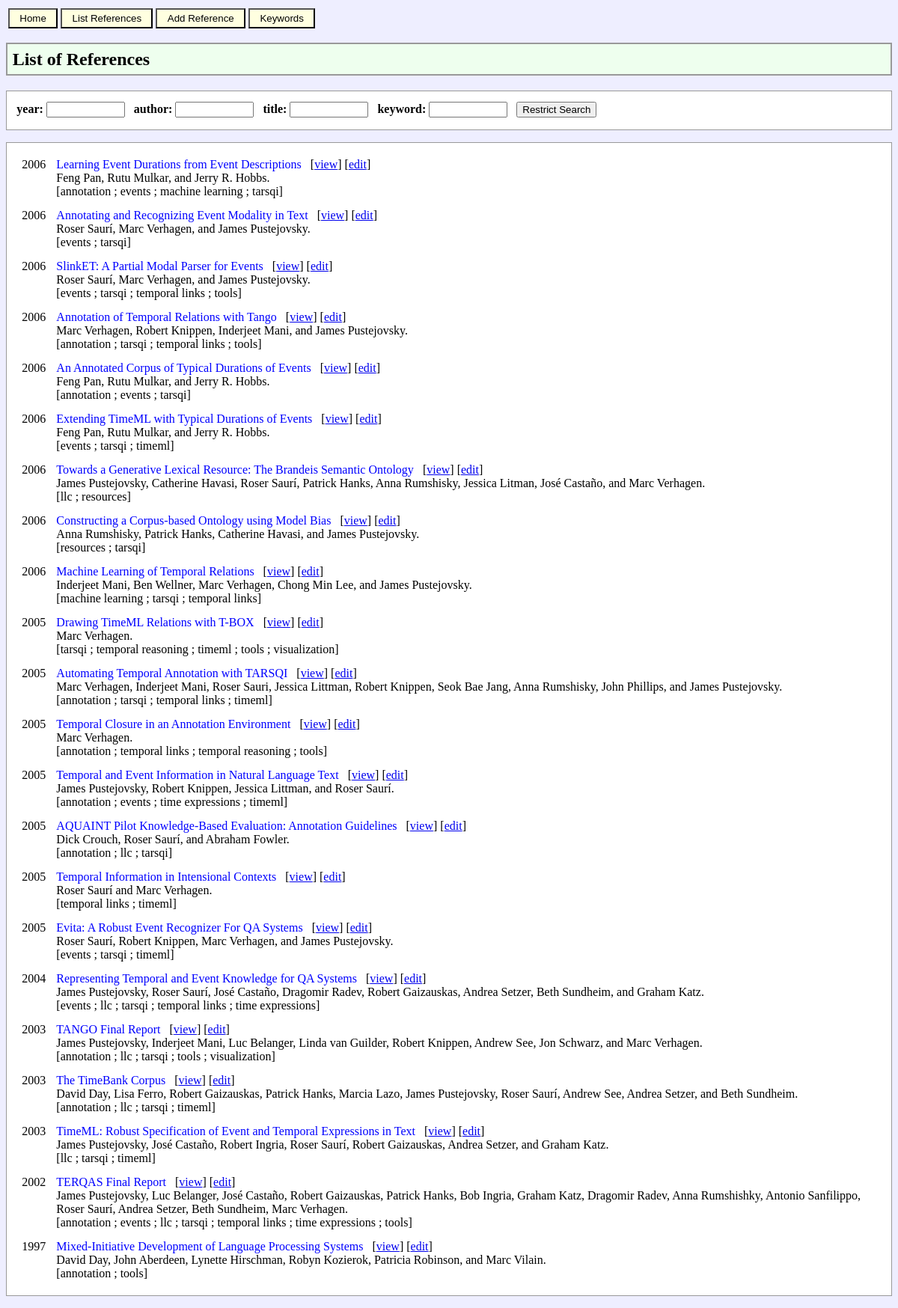
/publications/references/list-references.php, run on the app's committed database.
### publications/references/utils.php (called while the page is built, shortened)
<?php
require("connection-local.php");
$debugging = false;
$MAIN_TABLE = 'refs-main';
$db_conn = mysql_connect($hostname, $username, $password);
function dbSelect($query,$caller)
{
  $result = dbQuery($query, $caller);
  if ($result) {
    $rows = array();
    while ($row = mysql_fetch_row($result)) { $rows[] = $row; }
    return $rows;
  } else {
    return $result;
  }
}
function dbQuery($query, $caller)
{
  global $db_conn, $debugging;
  $result = mysql_query($query, $db_conn);
  return $result;
}
?>

### publications/references/list-references.php (the view, shortened to what this page needs)
<?php
require("utils.php");
$year = $HTTP_GET_VARS['year'];
$author = $HTTP_GET_VARS['author'];
$title = $HTTP_GET_VARS['title'];
$keyword = $HTTP_GET_VARS['keyword'];
$WHERE = '';
$query = "SELECT * FROM `$MAIN_TABLE` $WHERE ORDER BY year DESC;";
$rows = dbSelect($query, 'list-references.php');
?>
<html>
<body>
<h2>List of References</h2>
<div class=search>
<form action="list-references.php" method=GET>
<b>year:</b>
<input type="text" name="year" size="10" value="<?php echo $year ?>">&nbsp;&nbsp;
<b>author:</b>
<input type="text" name="author" size="10" value="<?php echo $author ?>">&nbsp;&nbsp;
<b>title:</b>
<input type="text" name="title" size="10" value="<?php echo $title ?>">&nbsp;&nbsp;
<b>keyword:</b>
<input type="text" name="keyword" size="10" value="<?php echo $keyword ?>">&nbsp;&nbsp;
<input type="submit" value="Restrict Search">
</form>
</div>
<p>
<table cellpadding="7" cellspacing="0" class="listings">
<?php
foreach ($rows as $row)
{
  $id = $row[0];
  $year = $row[1];
  $author = $row[2];
  $title = $row[3];
  $keywords = $row[4];
  echo "<tr>\n";
  echo "  <td valign=\"top\">$year\n";
  echo "  <td valign=\"top\">\n";
  echo "     <font color=blue>$title</font>&nbsp;&nbsp;";
  echo "     [<a href=show-reference.php?action=show&id=$id>view</a>]";
  echo "     [<a href=edit-reference.php?id=$id>edit</a>]<br>\n";
  echo "     $author.<br>\n";
  echo "     [$keywords]\n";
}
?>
</table>
</html>

### publications/references/refs.css (style rules this page uses)
body { background-color: lightyellow; background-color: #eeeeff; }
h2 { background-color: #eeffee; border: 2px solid #999999; padding: 5pt; margin-top: 0pt; }
.search { border: 1px solid #999999; background-color: white; font-weight: bold; padding-left: 10pt; padding-top: 10pt; }
.listings { border: 1px solid #999999; background-color: white; padding: 10pt; }
.button { background-color: lightyellow; padding: 3pt; padding-left: 10pt; padding-right: 10pt; }

### data on the page
refs-main: year "2006", title "Learning Event Durations from Event Descriptions", author "Feng Pan, Rutu Mulkar, and Jerry R. Hobbs", keywords "annotation ; events ; machine learning ; tarsqi"
refs-main: year "2006", title "Annotating and Recognizing Event Modality in Text", author "Roser Saurí, Marc Verhagen, and James Pustejovsky", keywords "events ; tarsqi"
refs-main: year "2006", title "SlinkET: A Partial Modal Parser for Events", author "Roser Saurí, Marc Verhagen, and James Pustejovsky", keywords "events ; tarsqi ; temporal links ; tools"
refs-main: year "2006", title "Annotation of Temporal Relations with Tango", author "Marc Verhagen, Robert Knippen, Inderjeet Mani, and James Pustejovsky", keywords "annotation ; tarsqi ; temporal links ; tools"
refs-main: year "2006", title "An Annotated Corpus of Typical Durations of Events", author "Feng Pan, Rutu Mulkar, and Jerry R. Hobbs", keywords "annotation ; events ; tarsqi"
refs-main: year "2006", title "Extending TimeML with Typical Durations of Events", author "Feng Pan, Rutu Mulkar, and Jerry R. Hobbs", keywords "events ; tarsqi ; timeml"
refs-main: year "2006", title "Towards a Generative Lexical Resource: The Brandeis Semantic Ontology", author "James Pustejovsky, Catherine Havasi, Roser Saurí, Patrick Hanks, Anna Rumshisky, Jessica Litman, José Castaño, and Marc Verhagen", keywords "llc ; resources"
refs-main: year "2006", title "Constructing a Corpus-based Ontology using Model Bias", author "Anna Rumshisky, Patrick Hanks, Catherine Havasi, and James Pustejovsky", keywords "resources ; tarsqi"
refs-main: year "2006", title "Machine Learning of Temporal Relations", author "Inderjeet Mani, Ben Wellner, Marc Verhagen, Chong Min Lee, and James Pustejovsky", keywords "machine learning ; tarsqi ; temporal links"
refs-main: year "2005", title "Drawing TimeML Relations with T-BOX", author "Marc Verhagen", keywords "tarsqi ; temporal reasoning ; timeml ; tools ; visualization"
refs-main: year "2005", title "Automating Temporal Annotation with TARSQI", author "Marc Verhagen, Inderjeet Mani, Roser Sauri, Jessica Littman, Robert Knippen, Seok Bae Jang, Anna Rumshisky, John Phillips, and James Pustejovsky", keywords "annotation ; tarsqi ; temporal links ; timeml"
refs-main: year "2005", title "Temporal Closure in an Annotation Environment", author "Marc Verhagen", keywords "annotation ; temporal links ; temporal reasoning ; tools"
refs-main: year "2005", title "Temporal and Event Information in Natural Language Text", author "James Pustejovsky, Robert Knippen, Jessica Littman, and Roser Saurí", keywords "annotation ; events ; time expressions ; timeml"
refs-main: year "2005", title "AQUAINT Pilot Knowledge-Based Evaluation: Annotation Guidelines", author "Dick Crouch, Roser Saurí, and Abraham Fowler", keywords "annotation ; llc ; tarsqi"
refs-main: year "2005", title "Temporal Information in Intensional Contexts", author "Roser Saurí and Marc Verhagen", keywords "temporal links ; timeml"
refs-main: year "2005", title "Evita: A Robust Event Recognizer For QA Systems", author "Roser Saurí, Robert Knippen, Marc Verhagen, and James Pustejovsky", keywords "events ; tarsqi ; timeml"
refs-main: year "2004", title "Representing Temporal and Event Knowledge for QA Systems", author "James Pustejovsky, Roser Saurí, José Castaño, Dragomir Radev, Robert Gaizauskas, Andrea Setzer, Beth Sundheim, and Graham Katz", keywords "events ; llc ; tarsqi ; temporal links ; time expressions"
refs-main: year "2003", title "TANGO Final Report", author "James Pustejovsky, Inderjeet Mani, Luc Belanger, Linda van Guilder, Robert Knippen, Andrew See, Jon Schwarz, and Marc Verhagen", keywords "annotation ; llc ; tarsqi ; tools ; visualization"
refs-main: year "2003", title "The TimeBank Corpus", author "David Day, Lisa Ferro, Robert Gaizauskas, Patrick Hanks, Marcia Lazo, James Pustejovsky, Roser Saurí, Andrew See, Andrea Setzer, and Beth Sundheim", keywords "annotation ; llc ; tarsqi ; timeml"
refs-main: year "2003", title "TimeML: Robust Specification of Event and Temporal Expressions in Text", author "James Pustejovsky, José Castaño, Robert Ingria, Roser Saurí, Robert Gaizauskas, Andrea Setzer, and Graham Katz", keywords "llc ; tarsqi ; timeml"
refs-main: year "2002", title "TERQAS Final Report", author "James Pustejovsky, Luc Belanger, José Castaño, Robert Gaizauskas, Patrick Hanks, Bob Ingria, Graham Katz, Dragomir Radev, Anna Rumshishky, Antonio Sanfilippo, Roser Saurí, Andrea Setzer, Beth Sundheim, Marc Verhagen", keywords "annotation ; events ; llc ; tarsqi ; temporal links ; time expressions ; tools"
refs-main: year "1997", title "Mixed-Initiative Development of Language Processing Systems", author "David Day, John Aberdeen, Lynette Hirschman, Robyn Kozierok, Patricia Robinson, and Marc Vilain", keywords "annotation ; tools"
